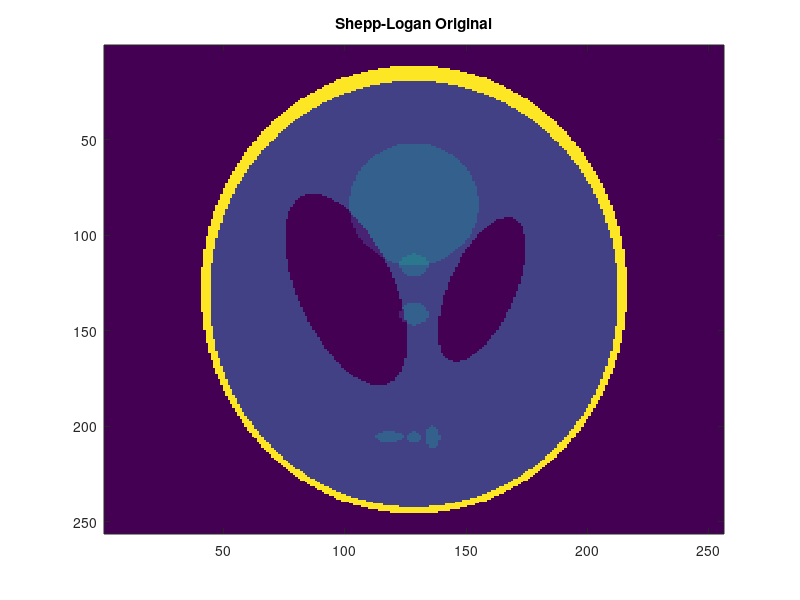
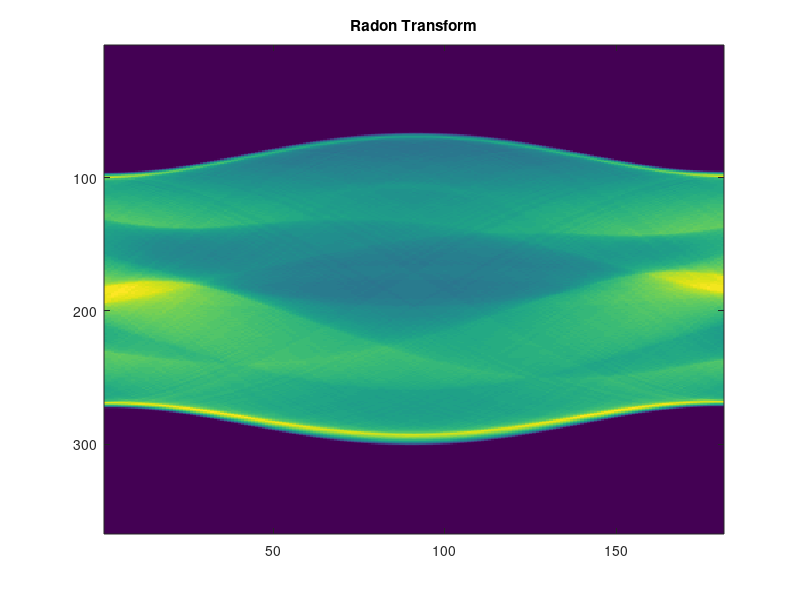
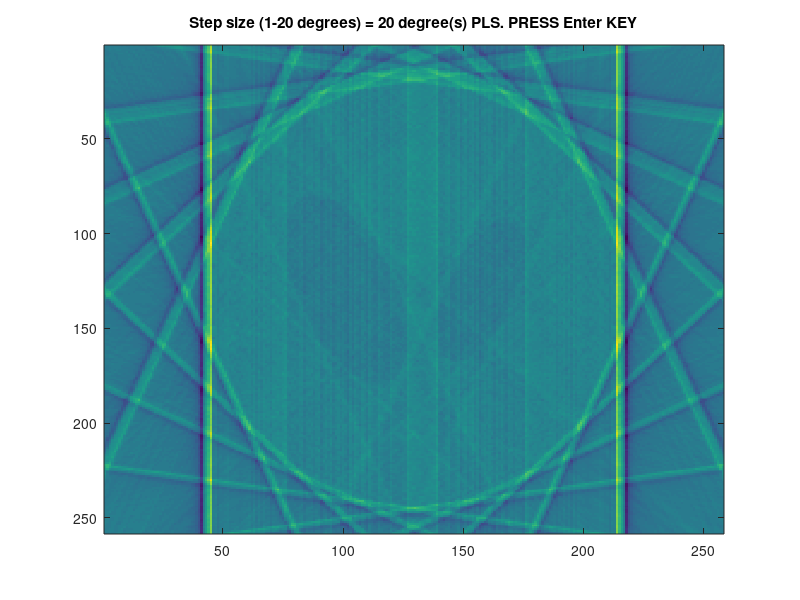

These figures' MATLAB source, in order:
% im_phantom: example of an imaging app
clear

P=phantom('Modified Shepp-Logan');

figure                              % Depict P
imagesc(P)
title('Shepp-Logan Original')

% Create Projections
theta=0:1:180;                      % steps of theta
R=radon(P,theta);                   % radon transform
figure; imagesc(R);                 % show radon transform
title('Radon Transform')

figure;
message = ('Pls. wait......')
for step=1:20;
    theta=0:step:180;
    Rtemp=R(:,theta+1);
    p=iradon(Rtemp,theta);          %perform filtered backprojection 
                                    %NOTE: the iradon tranform includes high pass filtering
    imagesc(p);                     %show result
    t=['Step size (1-20 degrees) = ' num2str(step) ' degree(s) PLS. PRESS Enter KEY'];
    title(t);
    drawnow
    message = ('Pls press Enter key and wait for the next result')
    pause
end;
